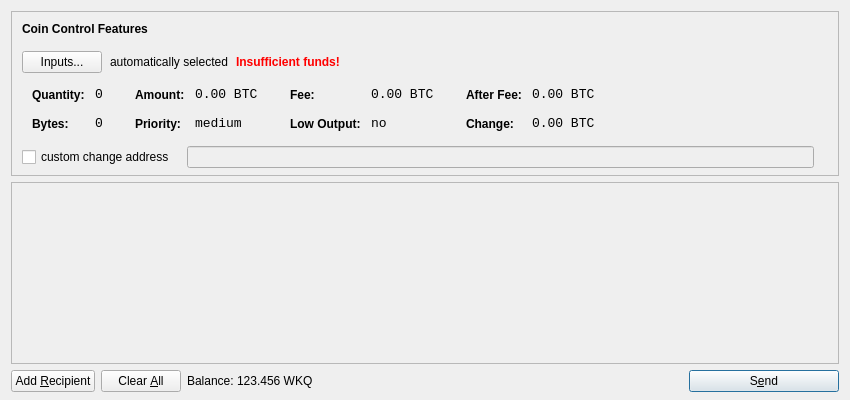
<?xml version="1.0" encoding="UTF-8"?>
<ui version="4.0">
 <class>SendCoinsDialog</class>
 <widget class="QDialog" name="SendCoinsDialog">
  <property name="geometry">
   <rect>
    <x>0</x>
    <y>0</y>
    <width>850</width>
    <height>400</height>
   </rect>
  </property>
  <property name="windowTitle">
   <string>Send Coins</string>
  </property>
  <layout class="QVBoxLayout" name="verticalLayout" stretch="0,1,0">
   <property name="bottomMargin">
    <number>8</number>
   </property>
   <item>
    <widget class="QFrame" name="frameCoinControl">
     <property name="sizePolicy">
      <sizepolicy hsizetype="Expanding" vsizetype="Expanding">
       <horstretch>0</horstretch>
       <verstretch>0</verstretch>
      </sizepolicy>
     </property>
     <property name="maximumSize">
      <size>
       <width>16777215</width>
       <height>16777215</height>
      </size>
     </property>
     <property name="frameShape">
      <enum>QFrame::StyledPanel</enum>
     </property>
     <property name="frameShadow">
      <enum>QFrame::Sunken</enum>
     </property>
     <layout class="QVBoxLayout" name="verticalLayoutCoinControl2">
      <property name="spacing">
       <number>-1</number>
      </property>
      <property name="leftMargin">
       <number>0</number>
      </property>
      <property name="topMargin">
       <number>0</number>
      </property>
      <property name="rightMargin">
       <number>0</number>
      </property>
      <property name="bottomMargin">
       <number>6</number>
      </property>
      <item>
       <layout class="QVBoxLayout" name="verticalLayoutCoinControl" stretch="0,0,0,0,1">
        <property name="spacing">
         <number>0</number>
        </property>
        <property name="leftMargin">
         <number>10</number>
        </property>
        <property name="topMargin">
         <number>10</number>
        </property>
        <item>
         <layout class="QHBoxLayout" name="horizontalLayoutCoinControl1">
          <property name="bottomMargin">
           <number>15</number>
          </property>
          <item>
           <widget class="QLabel" name="labelCoinControlFeatures">
            <property name="sizePolicy">
             <sizepolicy hsizetype="Preferred" vsizetype="Maximum">
              <horstretch>0</horstretch>
              <verstretch>0</verstretch>
             </sizepolicy>
            </property>
            <property name="font">
             <font>
              <weight>75</weight>
              <bold>true</bold>
             </font>
            </property>
            <property name="styleSheet">
             <string notr="true">font-weight:bold;</string>
            </property>
            <property name="text">
             <string>Coin Control Features</string>
            </property>
           </widget>
          </item>
         </layout>
        </item>
        <item>
         <layout class="QHBoxLayout" name="horizontalLayoutCoinControl2" stretch="0,0,0,0">
          <property name="spacing">
           <number>8</number>
          </property>
          <property name="bottomMargin">
           <number>10</number>
          </property>
          <item>
           <widget class="QPushButton" name="pushButtonCoinControl">
            <property name="styleSheet">
             <string notr="true"/>
            </property>
            <property name="text">
             <string>Inputs...</string>
            </property>
           </widget>
          </item>
          <item>
           <widget class="QLabel" name="labelCoinControlAutomaticallySelected">
            <property name="text">
             <string>automatically selected</string>
            </property>
            <property name="margin">
             <number>5</number>
            </property>
           </widget>
          </item>
          <item>
           <widget class="QLabel" name="labelCoinControlInsuffFunds">
            <property name="font">
             <font>
              <weight>75</weight>
              <bold>true</bold>
             </font>
            </property>
            <property name="styleSheet">
             <string notr="true">color:red;font-weight:bold;</string>
            </property>
            <property name="text">
             <string>Insufficient funds!</string>
            </property>
            <property name="margin">
             <number>5</number>
            </property>
           </widget>
          </item>
          <item>
           <spacer name="horizontalSpacerCoinControl">
            <property name="orientation">
             <enum>Qt::Horizontal</enum>
            </property>
            <property name="sizeHint" stdset="0">
             <size>
              <width>40</width>
              <height>1</height>
             </size>
            </property>
           </spacer>
          </item>
         </layout>
        </item>
        <item>
         <widget class="QWidget" name="widgetCoinControl" native="true">
          <property name="sizePolicy">
           <sizepolicy hsizetype="Preferred" vsizetype="Preferred">
            <horstretch>0</horstretch>
            <verstretch>0</verstretch>
           </sizepolicy>
          </property>
          <property name="minimumSize">
           <size>
            <width>0</width>
            <height>0</height>
           </size>
          </property>
          <property name="styleSheet">
           <string notr="true"/>
          </property>
          <layout class="QHBoxLayout" name="horizontalLayoutCoinControl5">
           <property name="margin">
            <number>0</number>
           </property>
           <item>
            <layout class="QHBoxLayout" name="horizontalLayoutCoinControl3" stretch="0,0,0,1">
             <property name="spacing">
              <number>20</number>
             </property>
             <property name="topMargin">
              <number>0</number>
             </property>
             <property name="bottomMargin">
              <number>10</number>
             </property>
             <item>
              <layout class="QFormLayout" name="formLayoutCoinControl1">
               <property name="horizontalSpacing">
                <number>10</number>
               </property>
               <property name="verticalSpacing">
                <number>14</number>
               </property>
               <property name="leftMargin">
                <number>10</number>
               </property>
               <property name="topMargin">
                <number>4</number>
               </property>
               <property name="rightMargin">
                <number>6</number>
               </property>
               <item row="0" column="0">
                <widget class="QLabel" name="labelCoinControlQuantityText">
                 <property name="styleSheet">
                  <string notr="true">font-weight:bold;</string>
                 </property>
                 <property name="text">
                  <string>Quantity:</string>
                 </property>
                 <property name="margin">
                  <number>0</number>
                 </property>
                </widget>
               </item>
               <item row="0" column="1">
                <widget class="QLabel" name="labelCoinControlQuantity">
                 <property name="font">
                  <font>
                   <family>Monospace</family>
                   <pointsize>10</pointsize>
                  </font>
                 </property>
                 <property name="cursor">
                  <cursorShape>IBeamCursor</cursorShape>
                 </property>
                 <property name="contextMenuPolicy">
                  <enum>Qt::ActionsContextMenu</enum>
                 </property>
                 <property name="text">
                  <string notr="true">0</string>
                 </property>
                 <property name="margin">
                  <number>0</number>
                 </property>
                 <property name="textInteractionFlags">
                  <set>Qt::LinksAccessibleByMouse|Qt::TextSelectableByKeyboard|Qt::TextSelectableByMouse</set>
                 </property>
                </widget>
               </item>
               <item row="1" column="0">
                <widget class="QLabel" name="labelCoinControlBytesText">
                 <property name="styleSheet">
                  <string notr="true">font-weight:bold;</string>
                 </property>
                 <property name="text">
                  <string>Bytes:</string>
                 </property>
                </widget>
               </item>
               <item row="1" column="1">
                <widget class="QLabel" name="labelCoinControlBytes">
                 <property name="font">
                  <font>
                   <family>Monospace</family>
                   <pointsize>10</pointsize>
                  </font>
                 </property>
                 <property name="cursor">
                  <cursorShape>IBeamCursor</cursorShape>
                 </property>
                 <property name="contextMenuPolicy">
                  <enum>Qt::ActionsContextMenu</enum>
                 </property>
                 <property name="text">
                  <string notr="true">0</string>
                 </property>
                 <property name="textInteractionFlags">
                  <set>Qt::LinksAccessibleByMouse|Qt::TextSelectableByKeyboard|Qt::TextSelectableByMouse</set>
                 </property>
                </widget>
               </item>
              </layout>
             </item>
             <item>
              <layout class="QFormLayout" name="formLayoutCoinControl2">
               <property name="horizontalSpacing">
                <number>10</number>
               </property>
               <property name="verticalSpacing">
                <number>14</number>
               </property>
               <property name="leftMargin">
                <number>6</number>
               </property>
               <property name="topMargin">
                <number>4</number>
               </property>
               <property name="rightMargin">
                <number>6</number>
               </property>
               <item row="0" column="0">
                <widget class="QLabel" name="labelCoinControlAmountText">
                 <property name="styleSheet">
                  <string notr="true">font-weight:bold;</string>
                 </property>
                 <property name="text">
                  <string>Amount:</string>
                 </property>
                 <property name="margin">
                  <number>0</number>
                 </property>
                </widget>
               </item>
               <item row="0" column="1">
                <widget class="QLabel" name="labelCoinControlAmount">
                 <property name="font">
                  <font>
                   <family>Monospace</family>
                   <pointsize>10</pointsize>
                  </font>
                 </property>
                 <property name="cursor">
                  <cursorShape>IBeamCursor</cursorShape>
                 </property>
                 <property name="contextMenuPolicy">
                  <enum>Qt::ActionsContextMenu</enum>
                 </property>
                 <property name="text">
                  <string notr="true">0.00 BTC</string>
                 </property>
                 <property name="textInteractionFlags">
                  <set>Qt::LinksAccessibleByMouse|Qt::TextSelectableByKeyboard|Qt::TextSelectableByMouse</set>
                 </property>
                </widget>
               </item>
               <item row="1" column="0">
                <widget class="QLabel" name="labelCoinControlPriorityText">
                 <property name="styleSheet">
                  <string notr="true">font-weight:bold;</string>
                 </property>
                 <property name="text">
                  <string>Priority:</string>
                 </property>
                </widget>
               </item>
               <item row="1" column="1">
                <widget class="QLabel" name="labelCoinControlPriority">
                 <property name="font">
                  <font>
                   <family>Monospace</family>
                   <pointsize>10</pointsize>
                  </font>
                 </property>
                 <property name="cursor">
                  <cursorShape>IBeamCursor</cursorShape>
                 </property>
                 <property name="contextMenuPolicy">
                  <enum>Qt::ActionsContextMenu</enum>
                 </property>
                 <property name="text">
                  <string>medium</string>
                 </property>
                 <property name="textInteractionFlags">
                  <set>Qt::LinksAccessibleByMouse|Qt::TextSelectableByKeyboard|Qt::TextSelectableByMouse</set>
                 </property>
                </widget>
               </item>
              </layout>
             </item>
             <item>
              <layout class="QFormLayout" name="formLayoutCoinControl3">
               <property name="horizontalSpacing">
                <number>10</number>
               </property>
               <property name="verticalSpacing">
                <number>14</number>
               </property>
               <property name="leftMargin">
                <number>6</number>
               </property>
               <property name="topMargin">
                <number>4</number>
               </property>
               <property name="rightMargin">
                <number>6</number>
               </property>
               <item row="0" column="0">
                <widget class="QLabel" name="labelCoinControlFeeText">
                 <property name="styleSheet">
                  <string notr="true">font-weight:bold;</string>
                 </property>
                 <property name="text">
                  <string>Fee:</string>
                 </property>
                 <property name="margin">
                  <number>0</number>
                 </property>
                </widget>
               </item>
               <item row="0" column="1">
                <widget class="QLabel" name="labelCoinControlFee">
                 <property name="font">
                  <font>
                   <family>Monospace</family>
                   <pointsize>10</pointsize>
                  </font>
                 </property>
                 <property name="cursor">
                  <cursorShape>IBeamCursor</cursorShape>
                 </property>
                 <property name="contextMenuPolicy">
                  <enum>Qt::ActionsContextMenu</enum>
                 </property>
                 <property name="text">
                  <string notr="true">0.00 BTC</string>
                 </property>
                 <property name="textInteractionFlags">
                  <set>Qt::LinksAccessibleByMouse|Qt::TextSelectableByKeyboard|Qt::TextSelectableByMouse</set>
                 </property>
                </widget>
               </item>
               <item row="1" column="0">
                <widget class="QLabel" name="labelCoinControlLowOutputText">
                 <property name="styleSheet">
                  <string notr="true">font-weight:bold;</string>
                 </property>
                 <property name="text">
                  <string>Low Output:</string>
                 </property>
                </widget>
               </item>
               <item row="1" column="1">
                <widget class="QLabel" name="labelCoinControlLowOutput">
                 <property name="font">
                  <font>
                   <family>Monospace</family>
                   <pointsize>10</pointsize>
                  </font>
                 </property>
                 <property name="cursor">
                  <cursorShape>IBeamCursor</cursorShape>
                 </property>
                 <property name="contextMenuPolicy">
                  <enum>Qt::ActionsContextMenu</enum>
                 </property>
                 <property name="text">
                  <string>no</string>
                 </property>
                 <property name="textInteractionFlags">
                  <set>Qt::LinksAccessibleByMouse|Qt::TextSelectableByKeyboard|Qt::TextSelectableByMouse</set>
                 </property>
                </widget>
               </item>
              </layout>
             </item>
             <item>
              <layout class="QFormLayout" name="formLayoutCoinControl4">
               <property name="horizontalSpacing">
                <number>10</number>
               </property>
               <property name="verticalSpacing">
                <number>14</number>
               </property>
               <property name="leftMargin">
                <number>6</number>
               </property>
               <property name="topMargin">
                <number>4</number>
               </property>
               <property name="rightMargin">
                <number>6</number>
               </property>
               <item row="0" column="0">
                <widget class="QLabel" name="labelCoinControlAfterFeeText">
                 <property name="styleSheet">
                  <string notr="true">font-weight:bold;</string>
                 </property>
                 <property name="text">
                  <string>After Fee:</string>
                 </property>
                 <property name="margin">
                  <number>0</number>
                 </property>
                </widget>
               </item>
               <item row="0" column="1">
                <widget class="QLabel" name="labelCoinControlAfterFee">
                 <property name="font">
                  <font>
                   <family>Monospace</family>
                   <pointsize>10</pointsize>
                  </font>
                 </property>
                 <property name="cursor">
                  <cursorShape>IBeamCursor</cursorShape>
                 </property>
                 <property name="contextMenuPolicy">
                  <enum>Qt::ActionsContextMenu</enum>
                 </property>
                 <property name="text">
                  <string notr="true">0.00 BTC</string>
                 </property>
                 <property name="textInteractionFlags">
                  <set>Qt::LinksAccessibleByMouse|Qt::TextSelectableByKeyboard|Qt::TextSelectableByMouse</set>
                 </property>
                </widget>
               </item>
               <item row="1" column="0">
                <widget class="QLabel" name="labelCoinControlChangeText">
                 <property name="styleSheet">
                  <string notr="true">font-weight:bold;</string>
                 </property>
                 <property name="text">
                  <string>Change:</string>
                 </property>
                </widget>
               </item>
               <item row="1" column="1">
                <widget class="QLabel" name="labelCoinControlChange">
                 <property name="font">
                  <font>
                   <family>Monospace</family>
                   <pointsize>10</pointsize>
                  </font>
                 </property>
                 <property name="cursor">
                  <cursorShape>IBeamCursor</cursorShape>
                 </property>
                 <property name="contextMenuPolicy">
                  <enum>Qt::ActionsContextMenu</enum>
                 </property>
                 <property name="text">
                  <string notr="true">0.00 BTC</string>
                 </property>
                 <property name="textInteractionFlags">
                  <set>Qt::LinksAccessibleByMouse|Qt::TextSelectableByKeyboard|Qt::TextSelectableByMouse</set>
                 </property>
                </widget>
               </item>
              </layout>
             </item>
            </layout>
           </item>
          </layout>
         </widget>
        </item>
        <item>
         <layout class="QHBoxLayout" name="horizontalLayoutCoinControl4" stretch="0,0,0">
          <property name="spacing">
           <number>12</number>
          </property>
          <property name="sizeConstraint">
           <enum>QLayout::SetDefaultConstraint</enum>
          </property>
          <property name="topMargin">
           <number>5</number>
          </property>
          <property name="rightMargin">
           <number>5</number>
          </property>
          <item>
           <widget class="QCheckBox" name="checkBoxCoinControlChange">
            <property name="text">
             <string>custom change address</string>
            </property>
           </widget>
          </item>
          <item>
           <widget class="QLineEdit" name="lineEditCoinControlChange">
            <property name="enabled">
             <bool>false</bool>
            </property>
            <property name="sizePolicy">
             <sizepolicy hsizetype="Expanding" vsizetype="Fixed">
              <horstretch>0</horstretch>
              <verstretch>0</verstretch>
             </sizepolicy>
            </property>
           </widget>
          </item>
          <item>
           <widget class="QLabel" name="labelCoinControlChangeLabel">
            <property name="sizePolicy">
             <sizepolicy hsizetype="Preferred" vsizetype="Expanding">
              <horstretch>0</horstretch>
              <verstretch>0</verstretch>
             </sizepolicy>
            </property>
            <property name="minimumSize">
             <size>
              <width>0</width>
              <height>0</height>
             </size>
            </property>
            <property name="text">
             <string/>
            </property>
            <property name="margin">
             <number>3</number>
            </property>
           </widget>
          </item>
         </layout>
        </item>
        <item>
         <spacer name="verticalSpacerCoinControl">
          <property name="orientation">
           <enum>Qt::Vertical</enum>
          </property>
          <property name="sizeHint" stdset="0">
           <size>
            <width>800</width>
            <height>1</height>
           </size>
          </property>
         </spacer>
        </item>
       </layout>
      </item>
     </layout>
    </widget>
   </item>
   <item>
    <widget class="QScrollArea" name="scrollArea">
     <property name="widgetResizable">
      <bool>true</bool>
     </property>
     <widget class="QWidget" name="scrollAreaWidgetContents">
      <property name="geometry">
       <rect>
        <x>0</x>
        <y>0</y>
        <width>830</width>
        <height>165</height>
       </rect>
      </property>
      <layout class="QVBoxLayout" name="verticalLayout_2">
       <property name="margin">
        <number>0</number>
       </property>
       <item>
        <layout class="QVBoxLayout" name="entries">
         <property name="spacing">
          <number>6</number>
         </property>
        </layout>
       </item>
       <item>
        <spacer name="verticalSpacer">
         <property name="orientation">
          <enum>Qt::Vertical</enum>
         </property>
         <property name="sizeHint" stdset="0">
          <size>
           <width>20</width>
           <height>40</height>
          </size>
         </property>
        </spacer>
       </item>
      </layout>
     </widget>
    </widget>
   </item>
   <item>
    <layout class="QHBoxLayout" name="horizontalLayout">
     <item>
      <widget class="QPushButton" name="addButton">
       <property name="toolTip">
        <string>Send to multiple recipients at once</string>
       </property>
       <property name="text">
        <string>Add &amp;Recipient</string>
       </property>
       <property name="icon">
        <iconset resource="../bitcoin.qrc">
         <normaloff>:/icons/add</normaloff>:/icons/add</iconset>
       </property>
       <property name="autoDefault">
        <bool>false</bool>
       </property>
      </widget>
     </item>
     <item>
      <widget class="QPushButton" name="clearButton">
       <property name="sizePolicy">
        <sizepolicy hsizetype="Minimum" vsizetype="Fixed">
         <horstretch>0</horstretch>
         <verstretch>0</verstretch>
        </sizepolicy>
       </property>
       <property name="toolTip">
        <string>Remove all transaction fields</string>
       </property>
       <property name="text">
        <string>Clear &amp;All</string>
       </property>
       <property name="icon">
        <iconset resource="../bitcoin.qrc">
         <normaloff>:/icons/remove</normaloff>:/icons/remove</iconset>
       </property>
       <property name="autoRepeatDelay">
        <number>300</number>
       </property>
       <property name="autoDefault">
        <bool>false</bool>
       </property>
      </widget>
     </item>
     <item>
      <layout class="QHBoxLayout" name="horizontalLayout_2">
       <property name="spacing">
        <number>3</number>
       </property>
       <item>
        <widget class="QLabel" name="label">
         <property name="text">
          <string>Balance:</string>
         </property>
        </widget>
       </item>
       <item>
        <widget class="QLabel" name="labelBalance">
         <property name="cursor">
          <cursorShape>IBeamCursor</cursorShape>
         </property>
         <property name="text">
          <string>123.456 WKQ</string>
         </property>
         <property name="textInteractionFlags">
          <set>Qt::LinksAccessibleByMouse|Qt::TextSelectableByKeyboard|Qt::TextSelectableByMouse</set>
         </property>
        </widget>
       </item>
      </layout>
     </item>
     <item>
      <spacer name="horizontalSpacer">
       <property name="orientation">
        <enum>Qt::Horizontal</enum>
       </property>
       <property name="sizeHint" stdset="0">
        <size>
         <width>40</width>
         <height>20</height>
        </size>
       </property>
      </spacer>
     </item>
     <item>
      <widget class="QPushButton" name="sendButton">
       <property name="minimumSize">
        <size>
         <width>150</width>
         <height>0</height>
        </size>
       </property>
       <property name="toolTip">
        <string>Confirm the send action</string>
       </property>
       <property name="text">
        <string>S&amp;end</string>
       </property>
       <property name="icon">
        <iconset resource="../bitcoin.qrc">
         <normaloff>:/icons/send</normaloff>:/icons/send</iconset>
       </property>
       <property name="default">
        <bool>true</bool>
       </property>
      </widget>
     </item>
    </layout>
   </item>
  </layout>
 </widget>
 <resources>
  <include location="../bitcoin.qrc"/>
 </resources>
 <connections/>
</ui>
